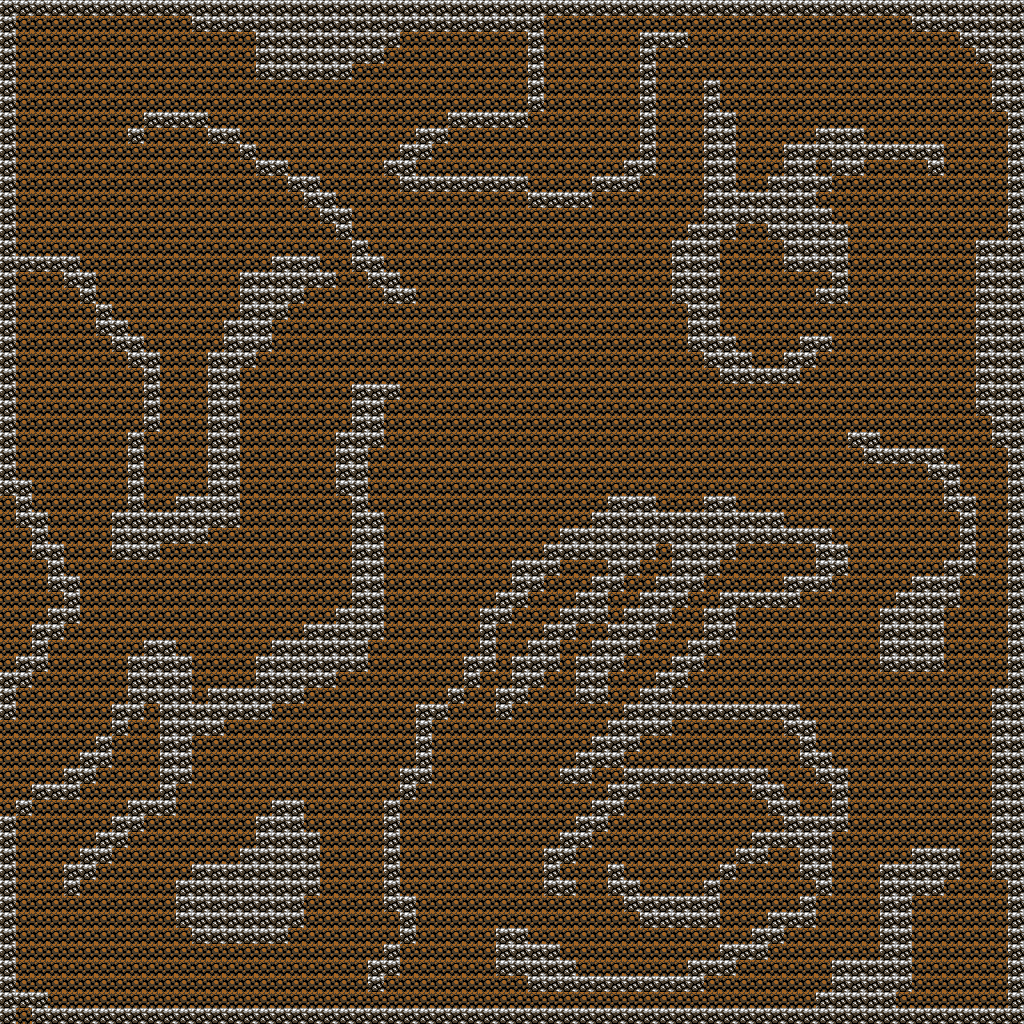

The image is a tile-based game level rendered from a .tmx file. Its description and source (layers, tilesets, objects; grid data summarised) follow:
An orthogonal 64x64 tile map with 16x16 px tiles, 2 tile layers (base, walls).

<map version="1.2" tiledversion="1.2.3" orientation="orthogonal" renderorder="right-down" width="64" height="64" tilewidth="16" tileheight="16" infinite="0" nextlayerid="3" nextobjectid="1">
 <tileset firstgid="1" name="tiles" tilewidth="16" tileheight="16" tilecount="3520" columns="44">
  <image source="../images/tiles.png" width="705" height="1280" />
 </tileset>
 <layer id="1" name="base" width="64" height="64">
  <data>[4096 cells, 4096 non-empty, 1 distinct tile ids]</data>
 </layer>
 <layer id="2" name="walls" width="64" height="64">
  <data>[4096 cells, 1122 non-empty, 1 distinct tile ids]</data>
 </layer>
</map>
